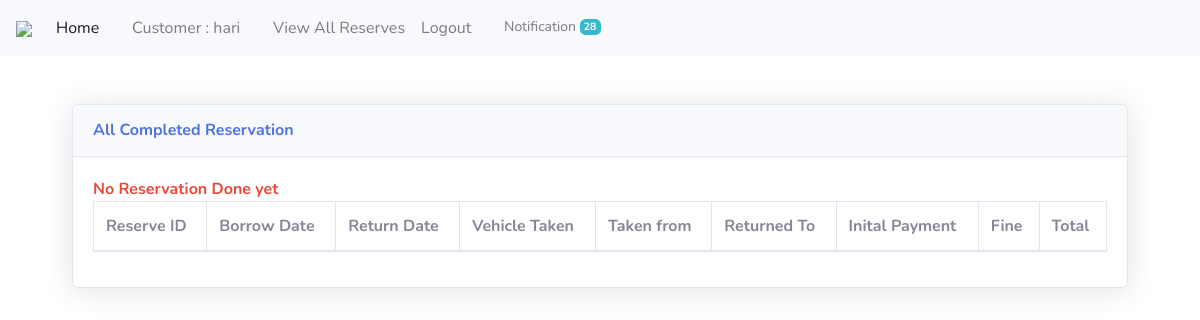
Page /cust-view-all-reserv/ (signed in) on the earlier database version.
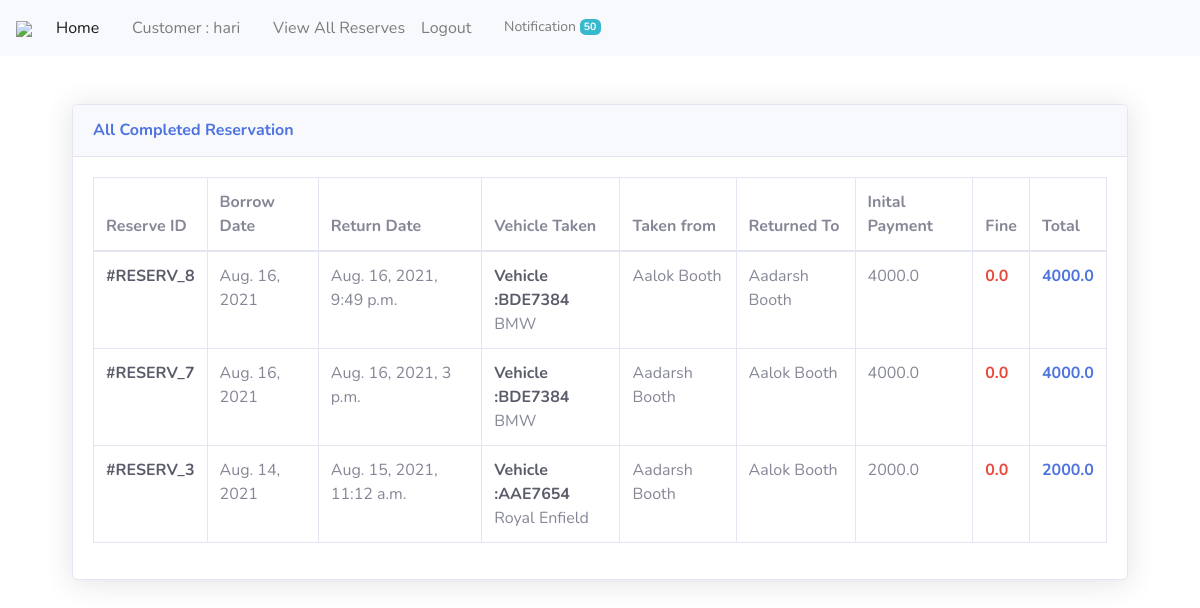
Same page on the later database version.
### apps/commons/models.py (models this page shows)
class SystemBaseUser(models.Model):
    user = models.OneToOneField(User, on_delete=models.CASCADE)
    perm_address = models.CharField(max_length=50, help_text="Enter your permanent address")
    curr_address = models.CharField(max_length=50, help_text="Enter your current address",)
    mobile = models.CharField(max_length=10, validators=[validate_phone])
    class Meta:
        abstract = True

class Customer(SystemBaseUser):
    dob = models.DateField()
    license_doc = models.ImageField(upload_to='customer/licenses', null=True, blank=True)
    def __str__(self):
        return f"Customer : {self.user.username}"

### apps/vehicle_rental/models.py (models this page shows, shortened)
class Reservation(models.Model):
    reservation_request = models.OneToOneField(ReservationRequest, on_delete=models.CASCADE)
    borrow_approver = models.ForeignKey(BoothManager, on_delete=models.SET(BoothManager), related_name='bapprover')
    return_approver = models.ForeignKey(BoothManager, on_delete=models.SET(BoothManager), null=True,
                                        related_name='sapprover')
    borrow_date = models.DateField(auto_now_add=True)
    expected_return_date = models.DateField(default=timezone.now)
    return_date = models.DateTimeField(auto_now=True, null=True)
    pre_payment = models.FloatField()
    fine = models.FloatField(null=True, blank=True)
    total = models.FloatField()

class ReservationRequest(models.Model):
    customer = models.ForeignKey(Customer, on_delete=models.CASCADE)
    vehicle = models.ForeignKey(Vehicle, on_delete=models.CASCADE)
    requested_date = models.DateField(auto_now_add=True)
    reserv_period = models.PositiveIntegerField()
    status = models.CharField(max_length=50, choices=RESERVATION_STATUS, default=RESERVATION_STATUS[0][1])

class Vehicle(models.Model):
    plate_num = models.CharField(max_length=7, unique=True,
                                 help_text='Plate number like : BDE1234')
    brand = models.CharField(max_length=20)
    manufacturing_year = models.CharField(max_length=4, validators=[is_number])
    mileage = models.FloatField()
    fare = models.PositiveIntegerField(help_text='Enter a fare for per day')
    status = models.CharField(max_length=50, choices=VEHICLE_STATUS,
                              default=VEHICLE_STATUS[0][1])
    owner = models.ForeignKey(Owner, on_delete=models.CASCADE)
    issuer = models.ForeignKey(BoothManager, on_delete=models.SET(BoothManager))
    residing_booth = models.ForeignKey(Booth, on_delete=models.PROTECT)
    def __str__(self):
        return f"Vehicle :{self.plate_num} "

class BoothManager(SystemBaseUser):
    def __str__(self):
        return f"BoothManager : <{self.user.username}>"

class Booth(models.Model):
    name = models.CharField(max_length=50, unique=True)
    address = models.CharField(max_length=50)
    manager = models.OneToOneField(BoothManager, on_delete=models.SET_DEFAULT, default=0)

### apps/commons/views.py (the view)
# urls.py: path('cust-view-all-reserv/', CustomerAllReservView.as_view(), name="cust-view-all-reserv"),
class CustomerAllReservView(CustomerRequiredMixin, ListView):
    template_name = "customer/list_all_reserv.html"
    def get_context_data(self, *, object_list=None, **kwargs):
        context = super().get_context_data(**kwargs)
        notifications = Notification.objects.filter(user__id=self.request.user.id)
        context['notifications'] = notifications.order_by("-id")[:5]
        context['notifications_count'] = len(notifications)
        return context
    def get_queryset(self):
        cust = self.request.user.customer
        all_reservations = Reservation.objects.filter(reservation_request__customer=cust).order_by('-return_date')
        return all_reservations

### apps/commons/views.py (called while the page is built)
    def dispatch(self, request, *args, **kwargs):
        if (request.user.is_authenticated) and (Customer.objects.filter(user=request.user).exists()):
            return super().dispatch(request, *args, **kwargs)
        else:
            return render(request, '404.html', status=404)

### templates/customer/list_all_reserv.html (shortened to what this page needs)
{% extends 'base.html' %}
{% block main %}
    <div class="container-fluid">
        <div class="card shadow mb-4 m-5">
            <div class="card-header py-3">
                <h6 class="m-0 font-weight-bold text-primary">All Completed Reservation</h6>
            </div>
            <div class="card-body">
                <div class="table-responsive">
                    <table class="table table-bordered" id="dataTable" width="100%" cellspacing="0">
                        <thead>
                        <tr>
                            <th>Reserve ID</th>
                            <th>Borrow Date</th>
                            <th>Return Date</th>
                            <th>Vehicle Taken</th>
                            <th>Taken from</th>
                            <th>Returned To</th>
                            <th>Inital Payment</th>
                            <th>Fine</th>
                            <th>Total</th>
                        </tr>
                        </thead>
                        <tbody>
                        {% for reserv in reservation_list %}
                            <tr>
                                <td class="text-dark font-weight-bold">#RESERV_{{ reserv.id }}</td>
                                <td>{{ reserv.borrow_date }}</td>
                                {% if reserv.return_approver %}
                                <td>{{ reserv.return_date }}</td>
                                {% else %}
                                    <td>
                                        {{ reserv.expected_return_date }}<br>
                                        Expected
                                    </td>
                                {% endif %}
                                <td>
                                    <span class="text-dark font-weight-bold">{{ reserv.reservation_request.vehicle }}</span><br>
                                    {{ reserv.reservation_request.vehicle.brand }}
                                </td>
                                <td>{{ reserv.borrow_approver.booth.name }}</td>
                                <td>{{ reserv.return_approver.booth.name }}</td>
                                <td>{{ reserv.pre_payment }}</td>
                                <td class="text-danger font-weight-bolder">{{ reserv.fine }}</td>
                                <td class="text-primary font-weight-bolder">{{ reserv.total }}</td>
                            </tr>
                        {% empty %}
                            <tr>
                                <span class="text-danger font-weight-bolder">No Reservation Done yet</span>
                            </tr>
                        {% endfor %}
                        </tbody>
                    </table>
                </div>
            </div>
        </div>
    </div>
{% endblock main %}

### templates/base.html (shortened to what this page needs)
{% load static %}
<!DOCTYPE html>
<html lang="en">
<head>
    <link href="{% static 'vendor/fontawesome-free/css/all.min.css' %}" rel="stylesheet" type="text/css">
    <link href="{% static 'css/sb-admin-2.css' %}" rel="stylesheet">
</head>
<body>
<nav class="navbar navbar-expand-lg navbar-light bg-light sticky-top">
    <a class="navbar-brand" href="{% url 'commons:home' %}">
        <img src="{% static 'logos/logo1.png' %}" class="img-fluid" width="120px">
    </a>
    <div class="collapse navbar-collapse" id="navbarSupportedContent">
        <ul class="navbar-nav mr-auto">
            {% if not request.user.is_authenticated %}
                <li class="nav-item active">
                    <a class="nav-link" href="{% url 'commons:home' %}">Home <span class="sr-only">(current)</span></a>
                </li>
                <li class="nav-item">
                    <a class="nav-link" href="{% url 'commons:cust_signup' %}">Customer Register</a>
                </li>
                <li class="nav-item">
                    <a class="nav-link" href="{% url 'commons:owner_signup' %}">Owner Register</a>
                </li>
                <li class="nav-item">
                    <a class="nav-link" href="{% url 'commons:cust_signin' %}">
                        LogIn
                        <i class="fas fa-sign-in-alt"></i>
                    </a>
                </li>
            {% elif request.user.customer %}
                <li class="nav-item active">
                    <a class="nav-link" href="{% url 'commons:home' %}">Home <span class="sr-only">(current)</span></a>
                </li>
                <li class="nav-item">
                    <a class="nav-link" href="#">
                        <i class="fas fa-user"></i>
                        {{ request.user.customer }}
                    </a>
                </li>
                <li class="nav-item">
                    <a class="nav-link" href="{% url 'commons:cust-view-all-reserv' %}">
                       <i class="fas fa-glasses"></i>
                        View All Reserves
                    </a>
                </li>
                <li class="nav-item">
                    <a class="nav-link" href="{% url 'commons:logout' %}">
                        Logout  <i class="fas fa-sign-out-alt"></i>
                    </a>
                </li>
                <li class="nav-item dropdown no-arrow">
                    <a class="nav-link dropdown-toggle btn btn-sm btn-outline-light border-0" href="#"
                       id="alertsDropdown" role="button"
                       data-toggle="dropdown" aria-haspopup="true" aria-expanded="false">
                        Notification <span
                            class="badge badge-info badge-counter">{{ notifications_count }}</span>
                    </a>
                </li>
            {% endif %}
        </ul>
    </div>
</nav>
<main>
    {% block main %}
    {% endblock main %}
</main>
</body>
</html>

Differences in the rows shown:
added Reservation: id "8", borrow_date "Aug. 16, 2021", return_date "Aug. 16, 2021, 9:49 p.m.", reservation_request.vehicle "Vehicle :BDE7384", reservation_request.vehicle.brand "BMW", borrow_approver.booth.name "Aalok Booth", return_approver.booth.name "Aadarsh Booth", pre_payment "4000.0", fine "0.0", total "4000.0"
added Reservation: id "7", borrow_date "Aug. 16, 2021", return_date "Aug. 16, 2021, 3 p.m.", reservation_request.vehicle "Vehicle :BDE7384", reservation_request.vehicle.brand "BMW", borrow_approver.booth.name "Aadarsh Booth", return_approver.booth.name "Aalok Booth", pre_payment "4000.0", fine "0.0", total "4000.0"
added Reservation: id "3", borrow_date "Aug. 14, 2021", return_date "Aug. 15, 2021, 11:12 a.m.", reservation_request.vehicle "Vehicle :AAE7654", reservation_request.vehicle.brand "Royal Enfield", borrow_approver.booth.name "Aadarsh Booth", return_approver.booth.name "Aalok Booth", pre_payment "2000.0", fine "0.0", total "2000.0"
Other differences:
{{ notifications_count }}: "28" → "50"
text no longer shown: "No Reservation Done yet"
